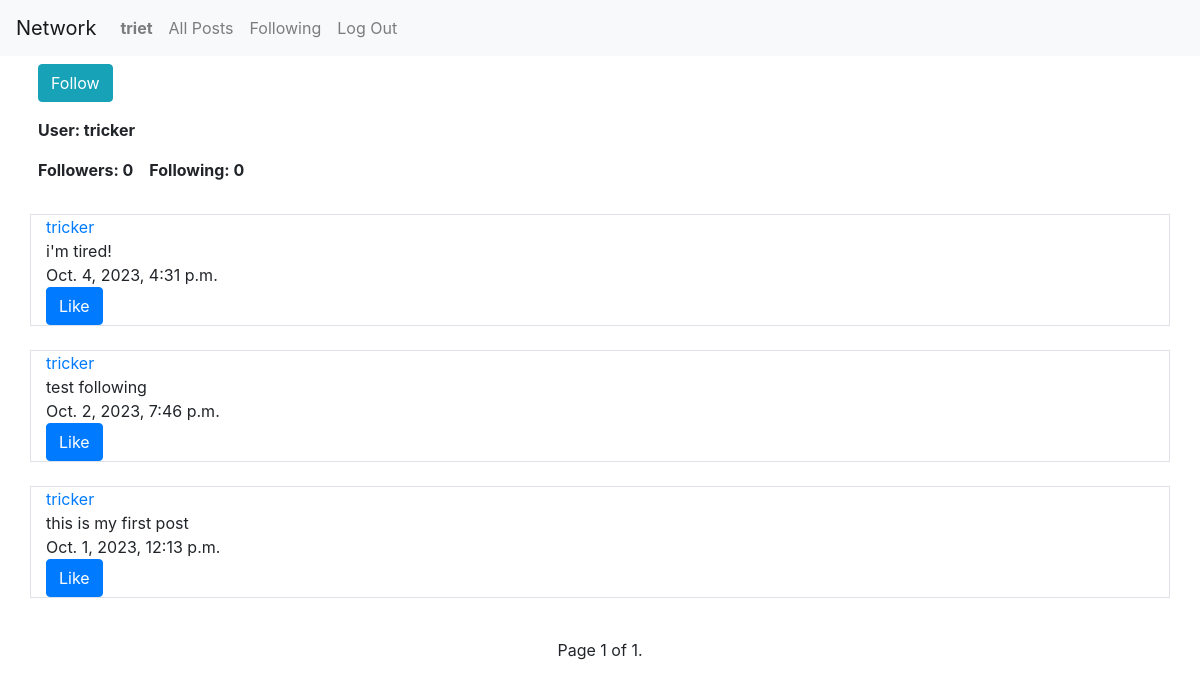
The app's page /profile/4 (signed in) with its own data.
### network/models.py (models this page shows, shortened)
class User(AbstractUser):
    pass

class Post(models.Model):
    username = models.ForeignKey(User, on_delete=models.CASCADE, related_name="username_post")
    content = models.CharField(max_length=500)
    date = models.DateTimeField(auto_now_add=True)

### network/views.py (the view)
# urls.py: path("profile/<int:user_id>", views.profile, name="profile"),
def profile(request, user_id):
    user = User.objects.get(pk=user_id)
    num_followers = Follow.objects.filter(user_being_followed=user).count()
    num_following = Follow.objects.filter(follower=user).count()
    following = Follow.objects.filter(follower=request.user)   # get those follows which the curent user is following
    posts = Post.objects.filter(username=user).order_by("-date")
    followable = False
    if not following.filter(user_being_followed=user).exists():    # check if the profile's user exist in those follows
        followable = True
    paginator = Paginator(posts, 5)
    page_number = request.GET.get("page")
    page_obj = paginator.get_page(page_number)
    return render(request, "network/profile.html", {
        "user": user,
        "num_followers": num_followers,
        "num_following": num_following,
        "following": following,
        "posts": posts,
        "followable": followable,
        "page_obj": page_obj
    })

### network/templates/network/profile.html (shortened to what this page needs)
{% extends "network/layout.html" %}
{% load static %}
{% block body %}
    {% if request.user != user and followable %}
        <form action="{% url 'follow' user.id%}" method="post">
            <div class="container p-2">
                <button class="btn btn-info" type="submit">Follow</button>
            </div>
        </form>
    {% endif %}
    <div class="container">
        <div class="row p-2 font-weight-bold">
            User: {{ user }}
        </div>
        <div class="row">
            <div class="col-1.5 p-2 font-weight-bold">
                Followers: {{ num_followers }}
            </div>
            <div class="col p-2 font-weight-bold">
                Following: {{ num_following }}
            </div>
        </div>
    </div><br>
    {% for post in page_obj %}
        <div class="container border">
            <div class="row">
                <div class="col">
                    <a href="{% url 'profile' post.username.id %}">{{ post.username }}</a>
                </div>
            </div>
            <div class="row">
                <div class="col">
                    {{ post.content }}
                </div>
            </div>
            <div class="row">
                <div class="col">
                    {{ post.date }}
                </div>
            </div>
            <div class="row justify-content-between">
                <div class="col-auto">
                    <button class="btn btn-primary like" type="submit">Like</button>
                </div>
            </div>
        </div><br>
    {% endfor %}
    <div class="static-bottom">
        <div class="text-center">
            Page {{ page_obj.number }} of {{ page_obj.paginator.num_pages }}.
        </div>
    </div>
{% endblock %}

### network/templates/network/layout.html (shortened to what this page needs)
{% load static %}
<!DOCTYPE html>
<html lang="en">
    <head>
        <link rel="stylesheet" href="https://stackpath.bootstrapcdn.com/bootstrap/4.4.1/css/bootstrap.min.css">
        <link href="{% static 'network/styles.css' %}" rel="stylesheet">
    </head>
    <body>
        <nav class="navbar navbar-expand-lg navbar-light bg-light">
            <a class="navbar-brand" href="#">Network</a>
            <div>
              <ul class="navbar-nav mr-auto">
                {% if user.is_authenticated %}
                    <li class="nav-item">
                        {% if user == request.user %}
                            <a class="nav-link" href="{% url 'profile' user.id %}"><strong>{{ user.username }}</strong></a>
                        {% else %}
                            <a class="nav-link" href="{% url 'profile' request.user.id %}"><strong>{{ request.user.username }}</strong></a>
                        {% endif %}
                    </li>
                {% endif %}
                <li class="nav-item">
                  <a class="nav-link" href="{% url 'index' %}">All Posts</a>
                </li>
                {% if user.is_authenticated %}
                    <li class="nav-item">
                        <a class="nav-link" href="{% url 'following' %}">Following</a>
                    </li>
                    <li class="nav-item">
                        <a class="nav-link" href="{% url 'logout' %}">Log Out</a>
                    </li>
                {% endif %}
              </ul>
            </div>
          </nav>
        <div class="body">
            {% block body %}
            {% endblock %}
        </div>
    </body>
</html>

### records on screen
User: user.username "triet"
User: username "tricker"
Post: username "tricker", content "i'm tired!", date "Oct. 4, 2023, 4:31 p.m."
Post: username "tricker", content "test following", date "Oct. 2, 2023, 7:46 p.m."
Post: username "tricker", content "this is my first post", date "Oct. 1, 2023, 12:13 p.m."

### other values on screen
{{ num_followers }} "0"
{{ num_following }} "0"
{{ page_obj.number }} "1"
{{ page_obj.paginator.num_pages }} "1"
